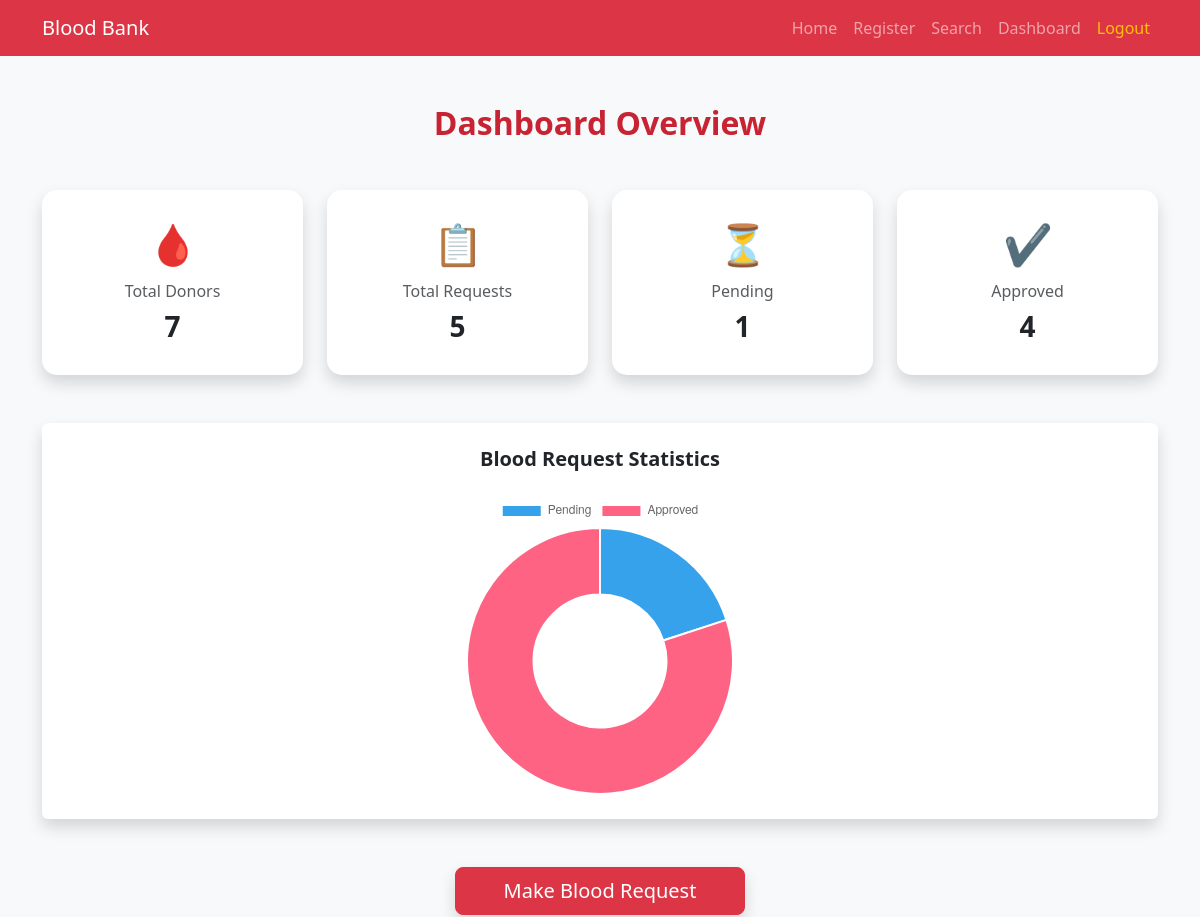
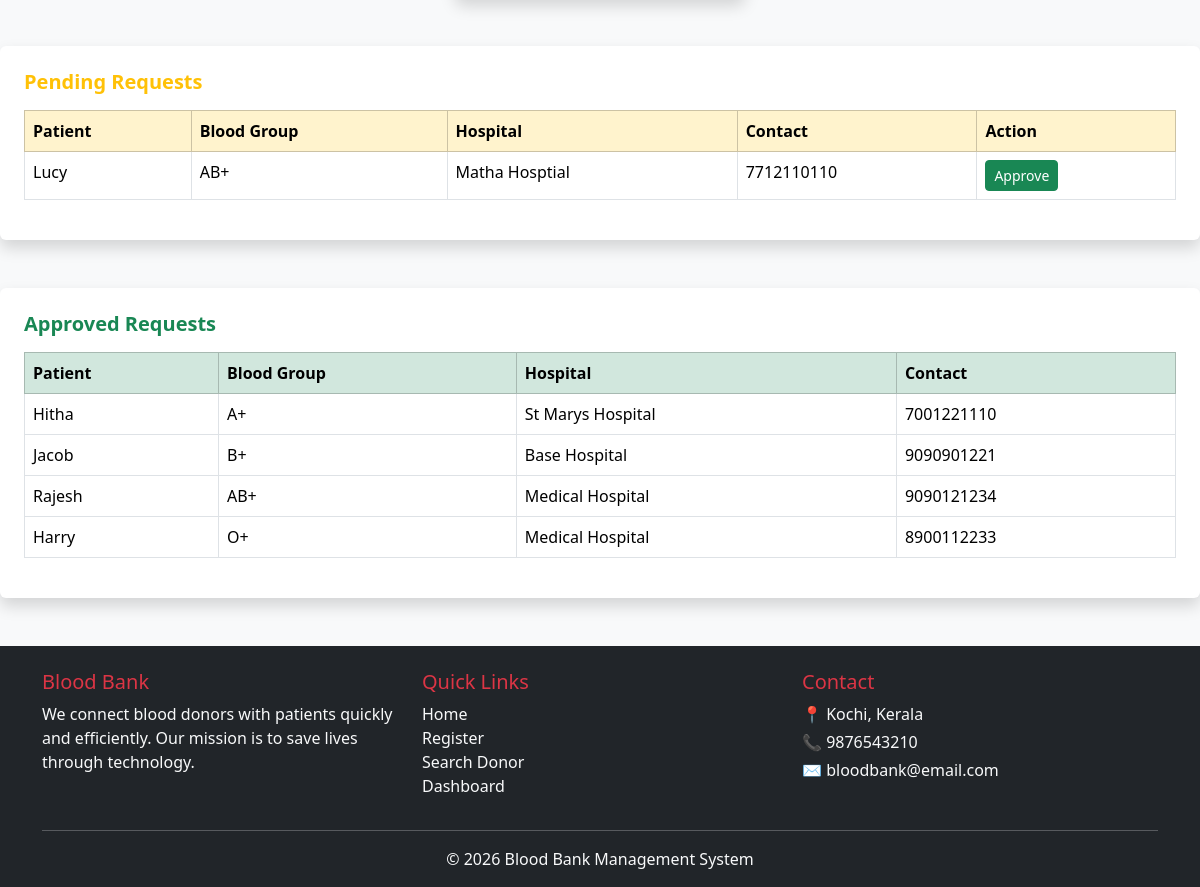
The page /dashboard/ (signed in) on the database its author committed (2 pictures, top to bottom).
### core/models.py (models this page shows, shortened)
class BloodRequest(models.Model):
    STATUS_CHOICES = [
        ('Pending', 'Pending'),
        ('Approved', 'Approved'),
        ('Rejected', 'Rejected'),
    ]
    user = models.ForeignKey(User, on_delete=models.CASCADE)
    blood_group = models.CharField(max_length=3)
    hospital_name = models.CharField(max_length=200)
    patient_name = models.CharField(max_length=100)
    contact_number = models.CharField(max_length=15)
    address = models.TextField()
    status = models.CharField(max_length=10, choices=STATUS_CHOICES, default='Pending')
    created_at = models.DateTimeField(auto_now_add=True)

### core/views.py (the view)
# urls.py: path('dashboard/', views.dashboard, name='dashboard'),
@login_required(login_url='login_user')
def dashboard(request):
    total_donors = Donor.objects.count()
    total_requests = BloodRequest.objects.count()
    pending_requests = BloodRequest.objects.filter(status='Pending')
    approved_requests = BloodRequest.objects.filter(status='Approved')
    context = {
        'total_donors': total_donors,
        'total_requests': total_requests,
        'pending_count': pending_requests.count(),
        'approved_count': approved_requests.count(),
        'pending_requests': pending_requests,
        'approved_requests': approved_requests,
    }
    return render(request, 'dashboard.html', context)

### core/templates/dashboard.html (shortened to what this page needs)
{% extends 'base.html' %}
{% block content %}
<div class="container py-5">
    <h2 class="text-center fw-bold mb-5" style="color:#c82333;">
        Dashboard Overview
    </h2>
    <div class="row g-4 mb-5">
        <div class="col-md-3">
            <div class="card shadow border-0 text-center p-4 stat-card">
                <div class="mb-2 fs-1 text-danger">🩸</div>
                <h6 class="text-muted">Total Donors</h6>
                <h3 class="fw-bold">{{ total_donors }}</h3>
            </div>
        </div>
        <div class="col-md-3">
            <div class="card shadow border-0 text-center p-4 stat-card">
                <div class="mb-2 fs-1 text-primary">📋</div>
                <h6 class="text-muted">Total Requests</h6>
                <h3 class="fw-bold">{{ total_requests }}</h3>
            </div>
        </div>
        <div class="col-md-3">
            <div class="card shadow border-0 text-center p-4 stat-card">
                <div class="mb-2 fs-1 text-warning">⏳</div>
                <h6 class="text-muted">Pending</h6>
                <h3 class="fw-bold">{{ pending_count }}</h3>
            </div>
        </div>
        <div class="col-md-3">
            <div class="card shadow border-0 text-center p-4 stat-card">
                <div class="mb-2 fs-1 text-success">✔</div>
                <h6 class="text-muted">Approved</h6>
                <h3 class="fw-bold">{{ approved_count }}</h3>
            </div>
        </div>
    </div>
    <div class="card shadow border-0 p-4 mb-5 text-center">
        <h5 class="fw-bold mb-4">Blood Request Statistics</h5>
        <div style="max-width: 350px; margin: auto;">
            <canvas id="requestChart"></canvas>
        </div>
    </div>
    <div class="text-center">
        <a href="{% url 'request_blood' %}" class="btn btn-danger btn-lg px-5 shadow">
            Make Blood Request
        </a>
    </div>
</div>
<div class="card shadow border-0 p-4 mb-5">
    <h5 class="fw-bold text-warning mb-3">Pending Requests</h5>
    {% if pending_requests %}
    <div class="table-responsive">
        <table class="table table-bordered table-hover">
            <thead class="table-warning">
                <tr>
                    <th>Patient</th>
                    <th>Blood Group</th>
                    <th>Hospital</th>
                    <th>Contact</th>
                    <th>Action</th>
                </tr>
            </thead>
            <tbody>
                {% for req in pending_requests %}
                <tr>
                    <td>{{ req.patient_name }}</td>
                    <td>{{ req.blood_group }}</td>
                    <td>{{ req.hospital_name }}</td>
                    <td>{{ req.contact_number }}</td>
                    <td>
                    <button class="btn btn-success btn-sm" data-bs-toggle="modal" data-bs-target="#approveModal"data-id="{{ req.id }}">
                    Approve
                    </button>
                    </td>
                </tr>
                {% endfor %}
            </tbody>
        </table>
    </div>
    {% else %}
        <p class="text-muted">No pending requests.</p>
    {% endif %}
</div>
<div class="card shadow border-0 p-4 mb-5">
    <h5 class="fw-bold text-success mb-3">Approved Requests</h5>
    {% if approved_requests %}
    <div class="table-responsive">
        <table class="table table-bordered table-hover">
            <thead class="table-success">
                <tr>
                    <th>Patient</th>
                    <th>Blood Group</th>
                    <th>Hospital</th>
                    <th>Contact</th>
                </tr>
            </thead>
            <tbody>
                {% for req in approved_requests %}
                <tr>
                    <td>{{ req.patient_name }}</td>
                    <td>{{ req.blood_group }}</td>
                    <td>{{ req.hospital_name }}</td>
                    <td>{{ req.contact_number }}</td>
                </tr>
                {% endfor %}
            </tbody>
        </table>
    </div>
    {% else %}
        <p class="text-muted">No approved requests.</p>
    {% endif %}
</div>
<script>
    const ctx = document.getElementById('requestChart');
    new Chart(ctx, {
    type: 'doughnut',
    data: {
        labels: ['Pending', 'Approved'],
        datasets: [{
            data: [{{ pending_count }}, {{ approved_count }}]
        }]
    },
    options: {
        responsive: true,
        maintainAspectRatio: true
    }
});
</script>
{% endblock %}

### core/templates/base.html (shortened to what this page needs)
<!DOCTYPE html>
<html>
<head>
    <link href="https://cdn.jsdelivr.net/npm/bootstrap@5.3.2/dist/css/bootstrap.min.css" rel="stylesheet">
</head>
<body class="d-flex flex-column min-vh-100">
    <div class="overlay d-flex flex-column min-vh-100">
    <nav class="navbar navbar-expand-lg navbar-dark bg-danger">
      <div class="container">
        <a class="navbar-brand" href="{% url 'home' %}">Blood Bank</a>
        <ul class="navbar-nav ms-auto">
            <li class="nav-item">
              <a class="nav-link" href="{% url 'home' %}">Home</a>
            </li>
            <li class="nav-item">
              <a class="nav-link" href="{% url 'register' %}">Register</a>
            </li>
            <li class="nav-item">
              <a class="nav-link" href="{% url 'search' %}">Search</a>
            </li>
            {% if user.is_authenticated %}
            <li class="nav-item">
                <a class="nav-link" href="{% url 'dashboard' %}">Dashboard</a>
            </li>
            <li class="nav-item">
                <a class="nav-link text-warning" href="{% url 'logout_user' %}">Logout</a>
            </li>
        {% else %}
            <li class="nav-item">
                <a class="nav-link text-light" href="{% url 'login_user' %}">Login</a>
            </li>
        {% endif %}
    </ul>
  </div>
</nav>
<main class="flex-fill">
    {% block content %}
    {% endblock %}
</main>
<footer class="bg-dark text-light mt-auto pt-4 pb-3">
    <div class="container">
        <div class="row">
            <div class="col-md-4">
                <h5 class="text-danger">Blood Bank</h5>
                <p>
                    We connect blood donors with patients quickly and efficiently.
                    Our mission is to save lives through technology.
                </p>
            </div>
            <div class="col-md-4">
                <h5 class="text-danger">Quick Links</h5>
                <ul class="list-unstyled">
                    <li><a href="{% url 'home' %}" class="text-light text-decoration-none">Home</a></li>
                    <li><a href="{% url 'register' %}" class="text-light text-decoration-none">Register</a></li>
                    <li><a href="{% url 'search' %}" class="text-light text-decoration-none">Search Donor</a></li>
                    {% if user.is_authenticated %}
                        <li><a href="{% url 'dashboard' %}" class="text-light text-decoration-none">Dashboard</a></li>
                    {% endif %}
                </ul>
            </div>
            <div class="col-md-4">
                <h5 class="text-danger">Contact</h5>
                <p class="mb-1">📍 Kochi, Kerala</p>
                <p class="mb-1">📞 9876543210</p>
                <p>✉ bloodbank@email.com</p>
            </div>
        </div>
        <hr class="bg-light">
        <div class="text-center">
            <p class="mb-0">
                © 2026 Blood Bank Management System
            </p>
        </div>
    </div>
</footer>
</body>
</html>

### core/templates/dashboard.html (style rules this page uses)
body { background-color: #f8f9fa; }
.stat-card { border-radius: 15px; transition: 0.3s ease; }

### rows shown on the page
BloodRequest: patient_name "Lucy", blood_group "AB+", hospital_name "Matha Hosptial", contact_number "7712110110"
BloodRequest: patient_name "Hitha", blood_group "A+", hospital_name "St Marys Hospital", contact_number "7001221110"
BloodRequest: patient_name "Jacob", blood_group "B+", hospital_name "Base Hospital", contact_number "9090901221"
BloodRequest: patient_name "Rajesh", blood_group "AB+", hospital_name "Medical Hospital", contact_number "9090121234"
BloodRequest: patient_name "Harry", blood_group "O+", hospital_name "Medical Hospital", contact_number "8900112233"

### other values the page prints
{{ total_donors }} "7"
{{ total_requests }} "5"
{{ pending_count }} "1"
{{ approved_count }} "4"
chart data {{ pending_count }} 1
chart data {{ approved_count }} 4
